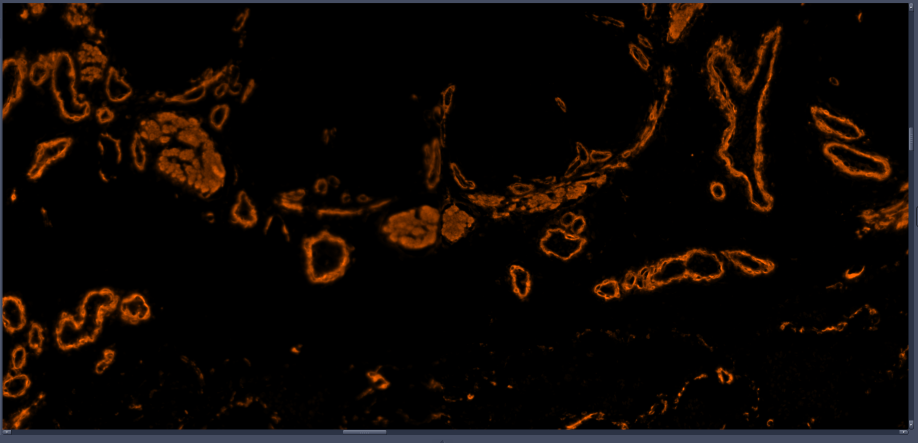
#> input picture Image4.png, 1835 x 885 px (shown at 1/2 size)
$ jupyter execute watershed_orange.ipynb   (older library calls are emulated)
#> lines starting #> are read from the running program, lines starting #| are printed output that depends on the picture; after the words box and inside, x2 and y2 are one past the last pixel; in counts of white or black regions, pixels touching at a corner belong together
[cell 1]
import cv2
import numpy as np
import pandas as pd
import matplotlib.pyplot as plt

IMG_FILE_NAME = "Image4.png"
GT_CONTOUR_FILE_NAME = "orange_gt.csv"

CLASSIFY = True # Toggles the class intended for the orange image

N_DESCRIPTORS = 50 # Number of fourier descriptors computed for prediction

MAX_LEN = 3000 # maximum length a contour can be, in number of coordinates - used to get rid of entire picture wide contours
MIN_LEN = 25   # miniumum length a contour can be - used for noise resistance, sacrificing a bit of detail

INTENSITY_THRESH = 30       # Simple intensity pixel threshold i.e. all pixels with intensity lower than this are set to 0
UNKNOWN_REGION_THRESH = 0.2 # proportion of pixels from the foreground to be set to be the unknown region

DARK_THRESH = 25 # maximum intensity for a pixel to be "dark"
PURITY_CLASSIFICATION_THRESH = 0.9 # minimum proportion of "light" pixels for a structure to be considered a ring

img = cv2.imread(IMG_FILE_NAME, cv2.IMREAD_GRAYSCALE)

[cell 2]
# Simple pixel intensity filter
_, img = cv2.threshold(img, INTENSITY_THRESH, 255, cv2.THRESH_TOZERO)

# Laplacian filter
laplace = cv2.Laplacian(img, cv2.CV_64F)
laplace = cv2.convertScaleAbs(laplace)

_ = plt.subplots(1,1, figsize = (16,16))
plt.imshow(-laplace)
plt.axis('off')
plt.show()

[cell 3]
# Convert to binary using Otsu threshold
_, thresh = cv2.threshold(-laplace, 0, 255, cv2.THRESH_BINARY + cv2.THRESH_OTSU)
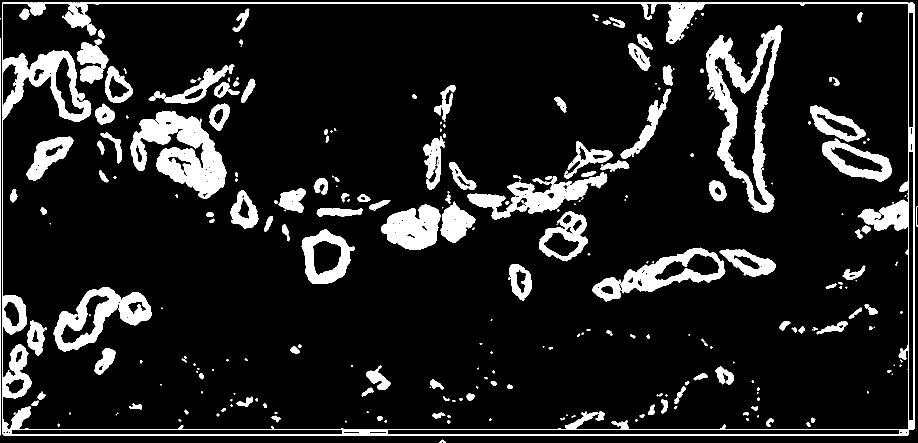
#> thresh: shape (885, 1835) (shown at 1/2 size); 11.5% white; 281 white regions (99 under 20 px), largest, box (x1, y1, x2, y2) and area: (4, 5, 1829, 871) 43736, (1412, 51, 1565, 425) 16221, (260, 222, 453, 397) 16078
_ = plt.subplots(1,1,figsize = (16,16))
plt.imshow(thresh, cmap='gray')
plt.axis('off')
plt.show()

[cell 4]
# Distance transform
dist = cv2.distanceTransform(thresh, cv2.DIST_L2, 5)
_, sure_fg = cv2.threshold(dist, UNKNOWN_REGION_THRESH * dist.max(), 255, 0)

sure_fg = np.uint8(sure_fg)


# Background region
kernel = np.ones((3,3), np.uint8)
sure_bg = cv2.dilate(thresh, kernel, iterations=3)

# Unknown region
unknown = cv2.subtract(sure_bg, sure_fg)

# Marker labelling
_, markers = cv2.connectedComponents(sure_fg)

markers = markers + 1
markers[unknown == 255] = 0 # unknown is marked as 0, background as 1
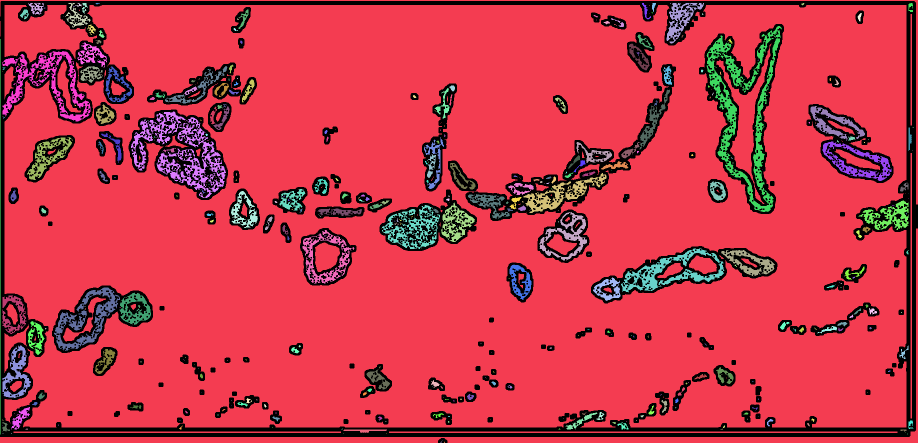
#> markers: shape (885, 1835) int32 (shown at 1/2 size); 444 distinct labels, from 0 to 443; one colour per label, 0 black

_ = plt.subplots(1,1,figsize = (16,16))
plt.imshow(markers-unknown)
plt.axis('off')
plt.show()


# Watershed
img_color_cvt = cv2.cvtColor(img, cv2.COLOR_GRAY2RGB)
markers = cv2.watershed(img_color_cvt, markers)
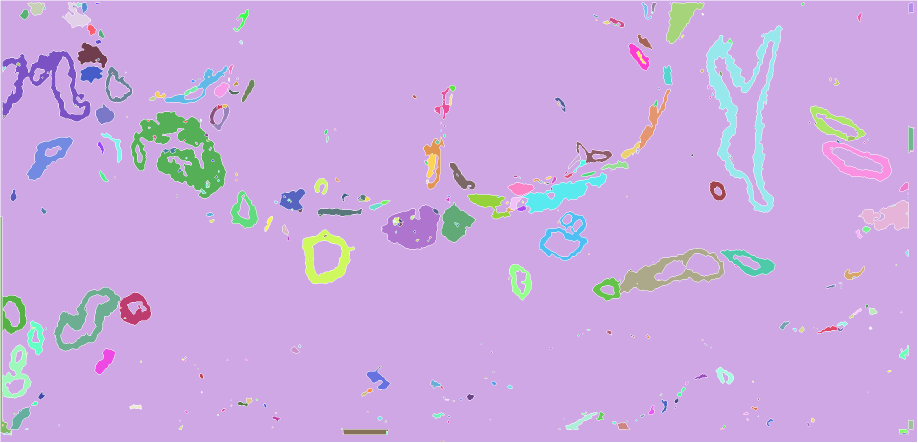
#> markers: shape (885, 1835) int32 (shown at 1/2 size); 444 distinct labels, from -1 to 443; one colour per label, 0 black, -1 white

_ = plt.subplots(1,1,figsize = (16,16))
plt.imshow(markers)
plt.axis('off')
plt.show()

[cell 5]
# Refining the watershed model using fourier descriptors

contour_list = list()
img_color = cv2.imread(IMG_FILE_NAME,cv2.IMREAD_COLOR_RGB)

for label in np.unique(markers):
    if label == -1 or label == 1:
        continue

    mask = np.zeros_like(markers, dtype=np.uint8)
    mask[markers == label] = 255

    contours, _ = cv2.findContours(mask, cv2.RETR_EXTERNAL, cv2.CHAIN_APPROX_NONE)
    if len(contours) == 0:
        continue
    contour = contours[0]

    contour_complex = np.empty(contour.shape[0], dtype=complex)
    for i in range(contour.shape[0]):
        contour_complex[i] = complex(contour[i][0][0], contour[i][0][1])

    fourier_result = np.fft.fft(contour_complex)

    fourier_result[N_DESCRIPTORS:-N_DESCRIPTORS] = 0
    contour_reconstructed = np.fft.ifft(fourier_result)

    contour_reconstructed = np.array([[int(pt.real), int(pt.imag)] for pt in contour_reconstructed], dtype=np.int32)

    if len(contour_reconstructed) < MAX_LEN and len(contour_reconstructed) > MIN_LEN:
        contour_list.append(contour_reconstructed)
        cv2.drawContours(img_color, [contour_reconstructed], -1, (0, 255, 0), 2)
#> this loop made 444 passes
#> contours on passes 8, 13, 16: 1 contour, all with area under 20, 1 contour, all with area under 20, 1 contour, all with area under 20
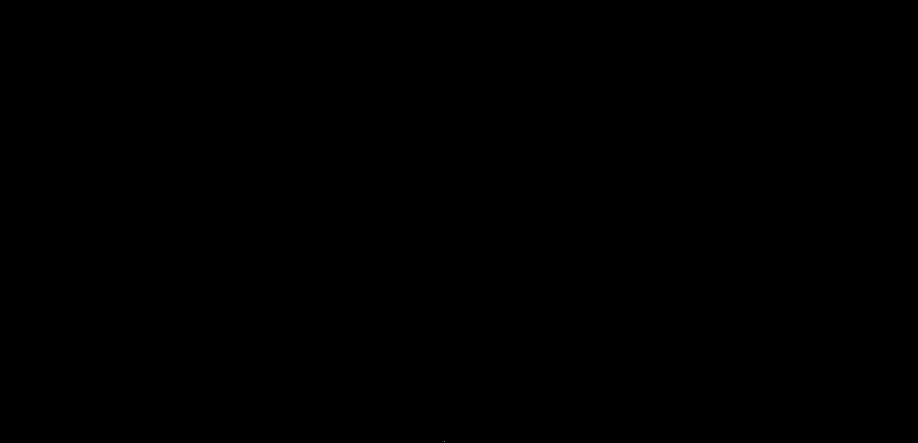
#> mask: shape (885, 1835) (shown at 1/2 size); 0% white in thin lines or dots, all inside (x1, y1, x2, y2) = (888, 883, 889, 884)
#> after the loop, contour_list = 143 items
_,ax = plt.subplots(1,1,figsize = (16,16))
plt.imshow(img_color)
plt.axis('off')
plt.show()

[cell 6]
def extract_pixels(contour, img):
    bounding = cv2.boundingRect(contour)
    x_to_search, y_to_search= range(bounding[0],bounding[0]+bounding[2]),range(bounding[1],bounding[1]+bounding[3])
    colour_list = list()

    for x in x_to_search:
        for y in y_to_search:
            if cv2.pointPolygonTest(contour,[x,y],measureDist=False) == 1:
                colour_list.append(img[y][x])

    return colour_list

def classify_contours(contour_list,img):
    class_list = []

    for contour in contour_list:

        colour_arr = np.array(extract_pixels(contour,img))
        if len(colour_arr) == 0:
            class_list.append(-1) # signifies an invalid contour
            continue

        background_count = np.bincount(colour_arr < DARK_THRESH, minlength=2)

        if background_count[0] > PURITY_CLASSIFICATION_THRESH*len(colour_arr):
            class_list.append(0) # signifies a muscle (not a ring)

        else:
            class_list.append(1) # signifies a blood vessel (ring)
#> this loop made 143 passes
#> (bounding in extract_pixels, background_count) on passes 1 to 4: ((55, 5, 33, 25), [448, 0]), ((129, 5, 52, 50), [966, 2]), ((149, 5, 15, 10), [34, 0]), ((163, 5, 12, 24), [118, 0])
#> after the loop, class_list = 143 values, max 1 at index 11, min 0 at index 0, mean 0.196

    return class_list


img = cv2.imread(IMG_FILE_NAME, cv2.IMREAD_GRAYSCALE)
img_color = cv2.imread(IMG_FILE_NAME, cv2.IMREAD_COLOR_RGB) # to refresh (new image to draw on)
if CLASSIFY:
    class_list = classify_contours(contour_list, img)

    for i in range(len(class_list)):
        if class_list[i] == 0:
            cv2.drawContours(img_color, [contour_list[i]], -1, (0, 255, 50), 2) # purple if not ring
        else:
            cv2.drawContours(img_color, [contour_list[i]], -1, (255, 50, 100), 2) # green if ring
#> this loop made 143 passes
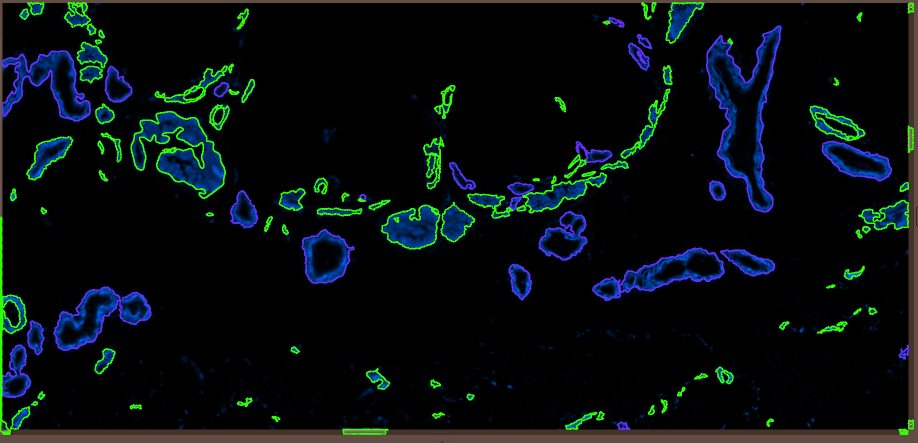
#> img_color: shape (885, 1835, 3) (shown at 1/2 size); mean B, G, R 15.7, 14.2, 6.8

    _ = plt.subplots(1,1,figsize = (16,16))
    plt.imshow(img_color)
    plt.axis('off')
    plt.show()

[cell 7]
def filled_mask_from_contour(contour, img):
    bounding = cv2.boundingRect(contour)
    mask = np.zeros_like(img)

    x_to_search, y_to_search= range(bounding[0],bounding[0]+bounding[2]),range(bounding[1],bounding[1]+bounding[3])

    for x in x_to_search:
        for y in y_to_search:
            if cv2.pointPolygonTest(contour,[x,y],measureDist=False) in (0,1): # if inside the contour
                mask[y][x] = 1
    return mask

def describe_contours(contours:np.ndarray, img):
    contour_data = np.zeros((len(contours),4))
#> contour_data = 143 rows, first 6: [0, 0, 0, 0], [0, 0, 0, 0], [0, 0, 0, 0], [0, 0, 0, 0], [0, 0, 0, 0], [0, 0, 0, 0]
    if CLASSIFY:
        class_list = classify_contours(contours,img)
#> the loop in classify_contours (call 2), `for contour in contour_list: ` made 143 passes
    else:
        class_list = [0]*len(contours)

    for c in range(len(contours)):
        M = cv2.moments(contours[c])

        contour_data[c] = [M["m10"]/(M["m00"]+1e-5), M["m01"]/(M["m00"]+1e-5), cv2.contourArea(contours[c]), class_list[c]] # +1e-5 to avoid dividing by zero
#> after the loop, contour_data = 143 rows, first 6: [72.43, 16.06, 491, 0], [152.2, 34.8, 1062.5, 0], [156.9, 9.06, 49, 0], [168.2, 14.19, 141, 0], [1291, 20.41, 129.5, 0], [1306.6, 12.47, 69.5, 0]
        # structure is [centroid_x, centroid_y, area, class]

    return pd.DataFrame(data = contour_data, columns=["centre_x","centre_y","area","class"]).round(3)


def result_statistics(contours, img_grey, class_id = -1): # class id  is optional, only to be used in conjunction with classify
    filled_mask = np.zeros_like(img_grey)
    contour_df = describe_contours(contours,img_grey)
#> contour_df = table of 143 rows and 4 columns

    if class_id != -1:
        selected_contours = []
        for i in range(len(contours)):
            if contour_df.loc[i,"class"] == class_id:
                selected_contours.append(contours[i])

        contour_df = describe_contours(selected_contours,img_grey) # recompute contour_df using only one class
        output_class = f"Class {class_id}"

    else:
        output_class = "Unclassed"
        selected_contours = contours
#> selected_contours = 143 items

    contour_df = contour_df[contour_df["class"] != -1] # removing invalid contours, where the length of a contour is 0, specifically a problem in the orange image

    for contour_i in selected_contours:
        filled_mask = np.logical_or(filled_mask,filled_mask_from_contour(np.array(contour_i).round(),img_grey))
#> this loop made 143 passes
#> bounding in filled_mask_from_contour on passes 1 to 4: (55, 5, 33, 25), (129, 5, 52, 50), (149, 5, 15, 10), (163, 5, 12, 24)


    return pd.DataFrame(
        {
            "Count":len(contour_df),
            "Mean Area":contour_df["area"].mean(),
            "S.D. of Area":contour_df["area"].std(),
            "Approximate Total Area":filled_mask.sum(),
            "Proportion of Image Occupied":filled_mask.sum()/(img_grey.shape[0]*img_grey.shape[1])
        },
        index = [output_class]
    ).loc[output_class].transpose().round(4)


img_grey = cv2.imread(IMG_FILE_NAME,cv2.IMREAD_GRAYSCALE)

results_df = result_statistics(contour_list,img_grey)

if CLASSIFY:
    results_df = pd.concat((results_df, result_statistics(contour_list,img_grey,0)), axis = 1)
#> in describe_contours (call 2), `contour_data = np.zeros((len(contours),4))`: contour_data = 143 rows, first 6: [0, 0, 0, 0], [0, 0, 0, 0], [0, 0, 0, 0], [0, 0, 0, 0], [0, 0, 0, 0], [0, 0, 0, 0]
#> the loop in describe_contours (call 2), `for c in range(len(contours)):` made 143 passes
#> after the loop in describe_contours (call 2), `for c in range(len(contours)):`: contour_data = 143 rows, first 6: [72.43, 16.06, 491, 0], [152.2, 34.8, 1062.5, 0], [156.9, 9.06, 49, 0], [168.2, 14.19, 141, 0], [1291, 20.41, 129.5, 0], [1306.6, 12.47, 69.5, 0]
#> the loop in result_statistics (call 2), `for i in range(len(contours)):` made 143 passes
#> in describe_contours (call 3), `contour_data = np.zeros((len(contours),4))`: contour_data = 115 rows, first 6: [0, 0, 0, 0], [0, 0, 0, 0], [0, 0, 0, 0], [0, 0, 0, 0], [0, 0, 0, 0], [0, 0, 0, 0]
#> after the loop in describe_contours (call 3), `for c in range(len(contours)):`: contour_data = 115 rows, first 6: [72.43, 16.06, 491, 0], [152.2, 34.8, 1062.5, 0], [156.9, 9.06, 49, 0], [168.2, 14.19, 141, 0], [1291, 20.41, 129.5, 0], [1306.6, 12.47, 69.5, 0]
#> the loop in result_statistics (call 2), `for contour_i in selected_contours:` made 115 passes
#> results_df = table of 5 rows and 2 columns
    results_df = pd.concat((results_df, result_statistics(contour_list,img_grey,1)), axis = 1)
#> call 3 of result_statistics, with class_id = 1
#> in describe_contours (call 4), `contour_data = np.zeros((len(contours),4))`: contour_data = 143 rows, first 6: [0, 0, 0, 0], [0, 0, 0, 0], [0, 0, 0, 0], [0, 0, 0, 0], [0, 0, 0, 0], [0, 0, 0, 0]
#> the loop in result_statistics (call 3), `for i in range(len(contours)):` made 143 passes
#> the loop in result_statistics (call 3), `for contour_i in selected_contours:` made 28 passes
#> after the loop in result_statistics (call 3), `for contour_i in selected_contours:`:
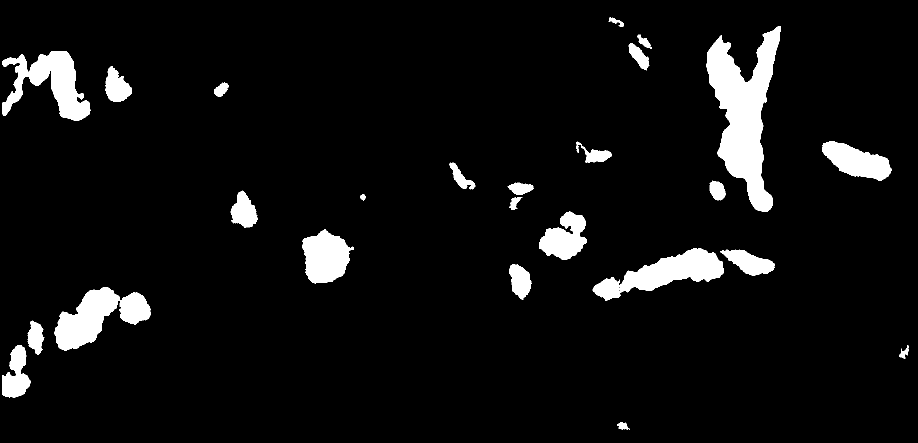
#> filled_mask: shape (885, 1835) bool (shown at 1/2 size); 6.3% white; 25 white regions, largest, box (x1, y1, x2, y2) and area: (1413, 52, 1562, 424) 26120, (108, 574, 302, 701) 11951, (1185, 496, 1448, 601) 11568

results_df
#> Out = table of 5 rows and 3 columns

[cell 8]
gt_df = pd.read_csv(GT_CONTOUR_FILE_NAME)
#> (reads orange_gt.csv from the repository)

gt_contour_list = []
gt_bb_list = [] # list of bounding boxes for ground truth contours

def bounding_box_contour(contour):
    x,y,w,h = cv2.boundingRect(contour)
    box_coords = []
    for i in range(w):
        box_coords.append([x+i,y])
    for i in range(h):
        box_coords.append([x+w,y+i])
    for i in range(w):
        box_coords.append([x+w-i,y+h])
    for i in range(h):
        box_coords.append([x,y+h-i])
    return box_coords


img_gt = cv2.imread(IMG_FILE_NAME,cv2.IMREAD_COLOR_RGB)

gt_mask = np.zeros_like(img)
gt_bb_mask = np.zeros_like(img)

for i in gt_df["contour_id"].unique():
    current_df = gt_df[gt_df["contour_id"]==i]
    gt_contour_list.append(current_df[["x","y"]].to_numpy())
    gt_bb_list.append(np.array(bounding_box_contour(gt_contour_list[-1])))
    cv2.drawContours(img_gt, [gt_contour_list[-1]], -1, (0, 255, 0), 2)

    gt_mask = np.logical_or(gt_mask, filled_mask_from_contour(gt_contour_list[-1],img))
    gt_bb_mask = np.logical_or(gt_bb_mask, filled_mask_from_contour(gt_bb_list[-1],img))


_ = plt.subplots(1,1,figsize = (16,16))
plt.imshow(img_gt)
plt.title("Ground Truth")
plt.axis("off")
plt.show()

img_test = cv2.imread(IMG_FILE_NAME,cv2.IMREAD_COLOR_RGB)

test_contour_list = []
test_bb_list = []

test_mask = np.zeros_like(img)
test_bb_mask = np.zeros_like(img)

centres = describe_contours(contour_list,img)[["centre_x","centre_y"]].to_numpy().round() #extracts coords of the centres of watershed contours

for i in range(len(contour_list)):

    if gt_mask[int(centres[i][1])][int(centres[i][0])] == 1: # if centre of watershed contour is within the ground truth mask, they must be of the same structure
        test_contour_list.append(contour_list[i])
        test_bb_list.append(np.array(bounding_box_contour(contour_list[i])))
        cv2.drawContours(img_test, [test_contour_list[-1]], -1, (0, 255, 0), 2)

        test_mask = np.logical_or(test_mask, filled_mask_from_contour(test_contour_list[-1],img))
        test_bb_mask = np.logical_or(test_bb_mask, filled_mask_from_contour(test_bb_list[-1], img))
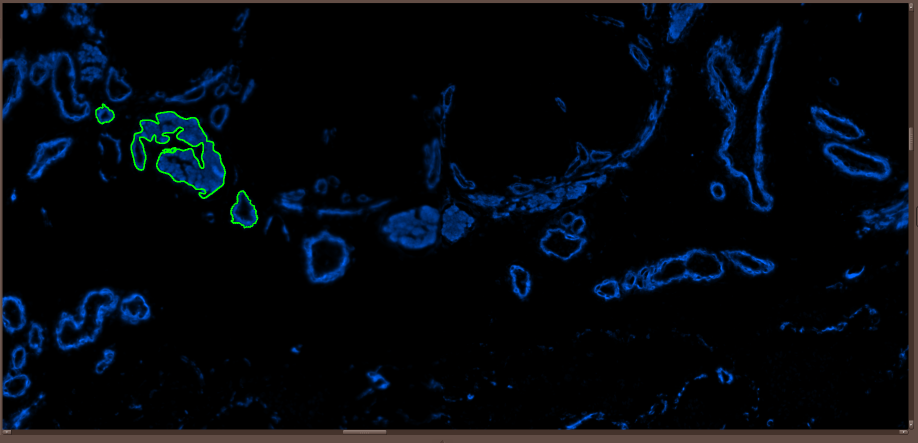
#> img_test: shape (885, 1835, 3) (shown at 1/2 size); mean B, G, R 14.6, 8.8, 4.3

_ = plt.subplots(1,1,figsize = (16,16))
plt.imshow(img_test)
plt.title("Watershed Prediction")
plt.axis("off")
plt.show()

[cell 9]
def bb_iou(gt_bb_mask,test_bb_mask):
    if  np.logical_or(gt_bb_mask,test_bb_mask).sum() == 0: #protection against zero division
        return 0
    return float(np.logical_and(gt_bb_mask,test_bb_mask).sum() / np.logical_or(gt_bb_mask,test_bb_mask).sum())

def dice_coefficient(gt_bb_mask,test_bb_mask):
    if gt_bb_mask.sum() == 0 and test_bb_mask.sum() == 0:  # protection against zero division
        return 0
    return float(2* np.logical_and(gt_bb_mask,test_bb_mask).sum() / (gt_bb_mask.sum() + test_bb_mask.sum()))

def classical_metrics(gt_mask,test_mask):
    tp = np.logical_and(gt_mask,test_mask).sum()
    fp = np.logical_and(np.logical_not(gt_mask), test_mask).sum()
    fn = np.logical_and(gt_mask, np.logical_not(test_mask)).sum()

    if tp == 0:
        return (0,0,0)
    recall = tp/(tp+fn)
    precision = tp/(tp+fp)
    f1_score = 2*precision*recall/(precision+recall)
    return (recall,precision,f1_score)


print(f"Intersection over Union = {bb_iou(gt_bb_mask,test_bb_mask):.4f}")
#| Intersection over Union = 0.8956
print(f"Dice Coefficient = {dice_coefficient(gt_bb_mask,test_bb_mask):.4f}")
#| Dice Coefficient = 0.9449
metric_values = classical_metrics(gt_mask,test_mask)
print(f"Recall = {metric_values[0]:.4f}\nPrecision = {metric_values[1]:.4f}\nF1 Score = {metric_values[2]:.4f}")
#| Recall = 0.8258
#| Precision = 0.9517
#| F1 Score = 0.8843

_ = plt.subplots(1,1,figsize = (16,16))
plt.imshow(np.add(2*gt_mask,2*test_mask))
plt.axis("off")
plt.show()
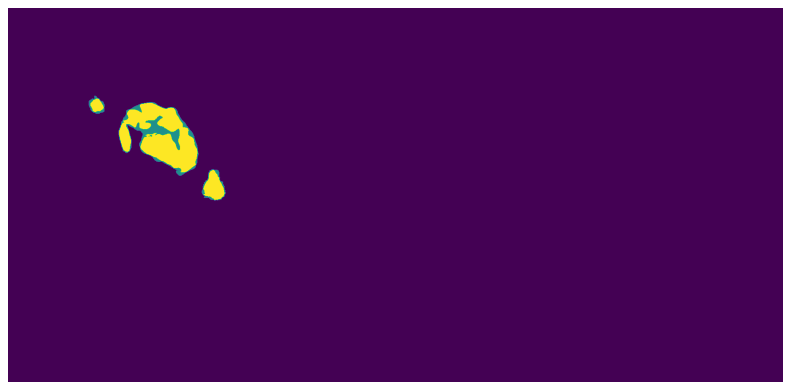
#> figure drawn by matplotlib, 1 panel
